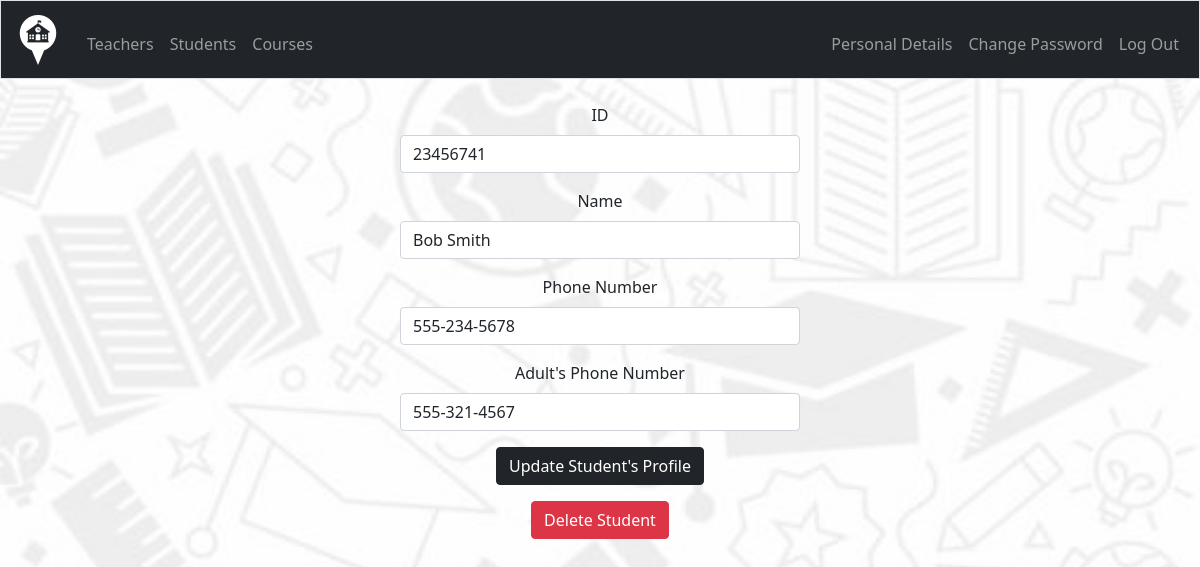
/admin/students_edit/23456741 (signed in), run on the app's committed database.
### tables this page shows
CREATE TABLE student (
    student_id INTEGER PRIMARY KEY NOT NULL,
    name TEXT NOT NULL,
    phone TEXT,
    adult_phone TEXT
);

### app.py (the view)
@app.route("/admin/students_edit/<student_id>", methods=["GET", "POST"])
@login_required
@admin_required
def edit_student(student_id):
    student_details = db.execute(
        "SELECT * FROM student WHERE student_id = ?", student_id
    )
    if request.method == "POST":
        id = request.form.get("student_id")
        if not id.isdigit() or len(id) != 8:
            flash("Please enter a valid ID.", "error")
            return render_template(
                "admin_students_edit.html", student=student_details[0]
            )
        else:
            name = request.form.get("name")
            phone = request.form.get("phone")
            adult_phone = request.form.get("adult_phone")
            db.execute(
                "UPDATE student SET student_id = ?, name = ?, phone = ?, adult_phone = ? WHERE student_id = ?",
                id,
                name,
                phone,
                adult_phone,
                student_id,
            )
        details = db.execute("SELECT * FROM student WHERE student_id = ?", student_id)
        new_details = details[0] if details else None
        flash("Student's details were updated successfully.", "success")
        return render_template("admin_students_edit.html", student=new_details)
    else:
        details = db.execute("SELECT * FROM student WHERE student_id = ?", student_id)
        student_details = details[0] if details else None
        return render_template("admin_students_edit.html", student=student_details)

### app.py (called while the page is built)
@app.after_request
def after_request(response):
    response.headers["Cache-Control"] = "no-cache, no-store, must-revalidate"
    response.headers["Expires"] = 0
    response.headers["Pragma"] = "no-cache"
    return response

### helpers.py (called while the page is built)
def login_required(f):
    @wraps(f)
    def decorated_function(*args, **kwargs):
        if session.get("user_id") is None:
            return redirect("/login")
        return f(*args, **kwargs)
    return decorated_function

def admin_required(f):
    @wraps(f)
    def decorated_function(*args, **kwargs):
        if session.get("role") != "Admin":
            return redirect("/login")
        return f(*args, **kwargs)
    return decorated_function

### templates/admin_students_edit.html (shortened to what this page needs)
{% extends "layout.html" %}
{% block main %}
<div class="narrow-form">
    <form action="/admin/students_edit/{{ student.student_id }}" method="post">
        <div class="mb-3">
            <label for="student_id" class="form-label">ID</label>
            <input class="form-control" id="id" name="student_id" type="text" required value="{{ student.student_id }}">
        </div>
        <div class="mb-3">
            <label for="name" class="form-label">Name</label>
            <input class="form-control" id="name" name="name" type="text" required value="{{ student.name }}">
        </div>
        <div class="mb-3">
            <label for="phone" class="form-label">Phone Number</label>
            <input class="form-control" id="phone" name="phone" placeholder="Student's Phone Number" type="text" value="{{ student.phone or placeholder }}">
        </div>
        <div class="mb-3">
            <label for="adult_phone" class="form-label">Adult's Phone Number</label>
            <input class="form-control" id="adult_phone" name="adult_phone" placeholder="Adult's Phone Number" type="text" value="{{ student.adult_phone or placeholder }}">
        </div>
        <div class="mb-3">
        <button class="btn btn-dark" type="submit">Update Student's Profile</button>
        </div>
    </form>
    <div class="mb-3">
        <form action="/admin/delete/{{ student.student_id }}" method="post" onsubmit="return confirm('Are you sure you want to delete this student?');">
            <button type="submit" class="btn btn-danger">Delete Student</button>
        </form>
    </div>
</div>
{% endblock %}

### static/styles.css (style rules this page uses)
.narrow-form { width: 400px; margin: 0 auto; }
body { background-image: url('/static/school.jpg'); background-size: cover; background-position: center; background-repeat: no-repeat; }

### data on the page
student: student_id "23456741", name "Bob Smith", phone "555-234-5678", adult_phone "555-321-4567"
